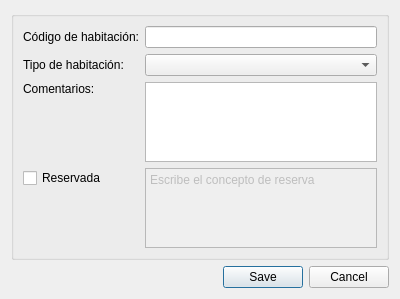
<?xml version="1.0" encoding="UTF-8"?>
<ui version="4.0">
 <class>AddHabitacionDialog</class>
 <widget class="QDialog" name="AddHabitacionDialog">
  <property name="geometry">
   <rect>
    <x>0</x>
    <y>0</y>
    <width>400</width>
    <height>299</height>
   </rect>
  </property>
  <property name="windowTitle">
   <string>MyAcolito - Crear una nueva habitacion</string>
  </property>
  <property name="windowIcon">
   <iconset resource="acolitoRC.qrc">
    <normaloff>:/acolitos/iconos/nuevaHabitacion</normaloff>:/acolitos/iconos/nuevaHabitacion</iconset>
  </property>
  <layout class="QVBoxLayout" name="verticalLayout">
   <item>
    <widget class="QGroupBox" name="groupBox">
     <property name="title">
      <string/>
     </property>
     <layout class="QGridLayout" name="gridLayout">
      <item row="0" column="0">
       <widget class="QLabel" name="label">
        <property name="text">
         <string>Código de habitación:</string>
        </property>
       </widget>
      </item>
      <item row="0" column="1">
       <widget class="QLineEdit" name="codigoLine"/>
      </item>
      <item row="1" column="0">
       <widget class="QLabel" name="label_2">
        <property name="text">
         <string>Tipo de habitación:</string>
        </property>
       </widget>
      </item>
      <item row="1" column="1">
       <widget class="QComboBox" name="tipoComboBox"/>
      </item>
      <item row="2" column="0">
       <widget class="QLabel" name="label_3">
        <property name="text">
         <string>Comentarios:</string>
        </property>
        <property name="alignment">
         <set>Qt::AlignLeading|Qt::AlignLeft|Qt::AlignTop</set>
        </property>
       </widget>
      </item>
      <item row="2" column="1">
       <widget class="QPlainTextEdit" name="comentarioTextEdit"/>
      </item>
      <item row="3" column="0">
       <widget class="QCheckBox" name="reservadaCheckBox">
        <property name="text">
         <string>Reservada</string>
        </property>
       </widget>
      </item>
      <item row="3" column="1" rowspan="2">
       <widget class="QPlainTextEdit" name="reservaTextEdit">
        <property name="enabled">
         <bool>false</bool>
        </property>
        <property name="plainText">
         <string>Escribe el concepto de reserva</string>
        </property>
       </widget>
      </item>
      <item row="4" column="0">
       <spacer name="verticalSpacer">
        <property name="orientation">
         <enum>Qt::Vertical</enum>
        </property>
        <property name="sizeHint" stdset="0">
         <size>
          <width>20</width>
          <height>61</height>
         </size>
        </property>
       </spacer>
      </item>
     </layout>
    </widget>
   </item>
   <item>
    <widget class="QDialogButtonBox" name="buttonBox">
     <property name="orientation">
      <enum>Qt::Horizontal</enum>
     </property>
     <property name="standardButtons">
      <set>QDialogButtonBox::Cancel|QDialogButtonBox::Save</set>
     </property>
    </widget>
   </item>
  </layout>
 </widget>
 <resources>
  <include location="acolitoRC.qrc"/>
 </resources>
 <connections>
  <connection>
   <sender>buttonBox</sender>
   <signal>accepted()</signal>
   <receiver>AddHabitacionDialog</receiver>
   <slot>accept()</slot>
   <hints>
    <hint type="sourcelabel">
     <x>248</x>
     <y>254</y>
    </hint>
    <hint type="destinationlabel">
     <x>157</x>
     <y>274</y>
    </hint>
   </hints>
  </connection>
  <connection>
   <sender>buttonBox</sender>
   <signal>rejected()</signal>
   <receiver>AddHabitacionDialog</receiver>
   <slot>reject()</slot>
   <hints>
    <hint type="sourcelabel">
     <x>316</x>
     <y>260</y>
    </hint>
    <hint type="destinationlabel">
     <x>286</x>
     <y>274</y>
    </hint>
   </hints>
  </connection>
 </connections>
</ui>
